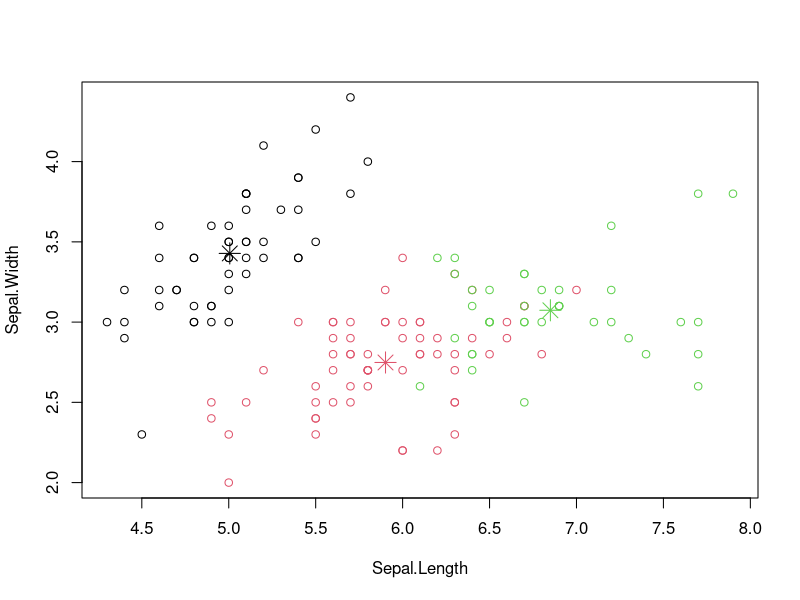
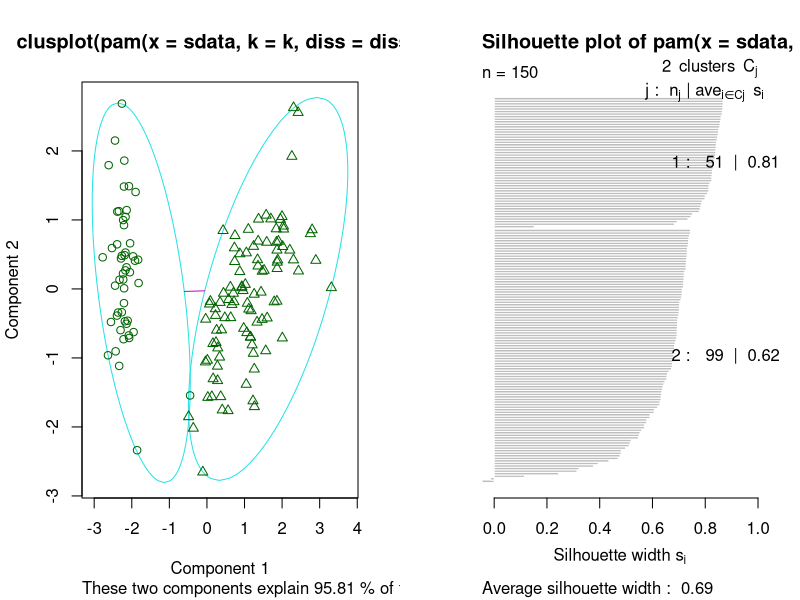
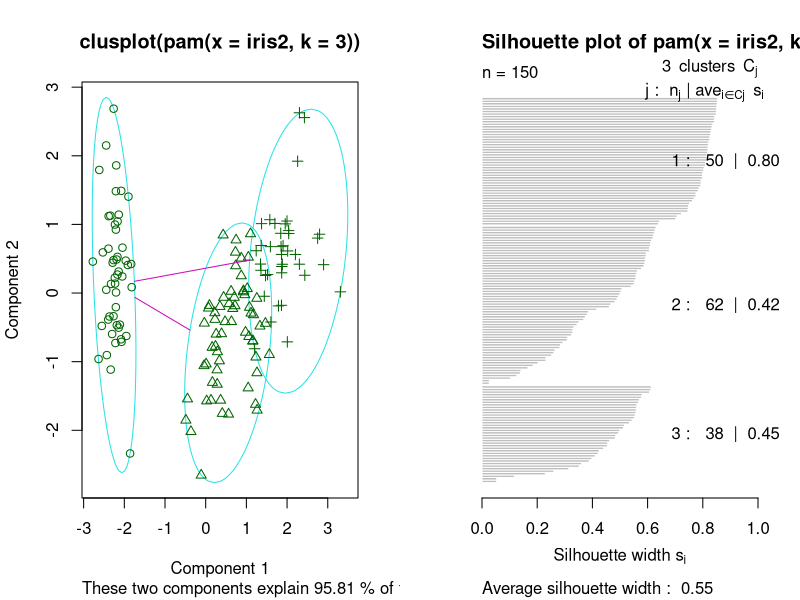
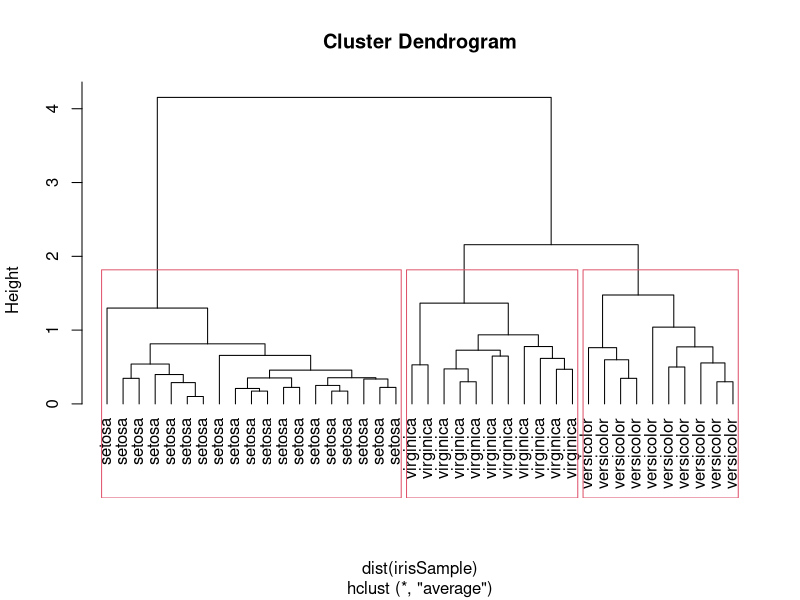
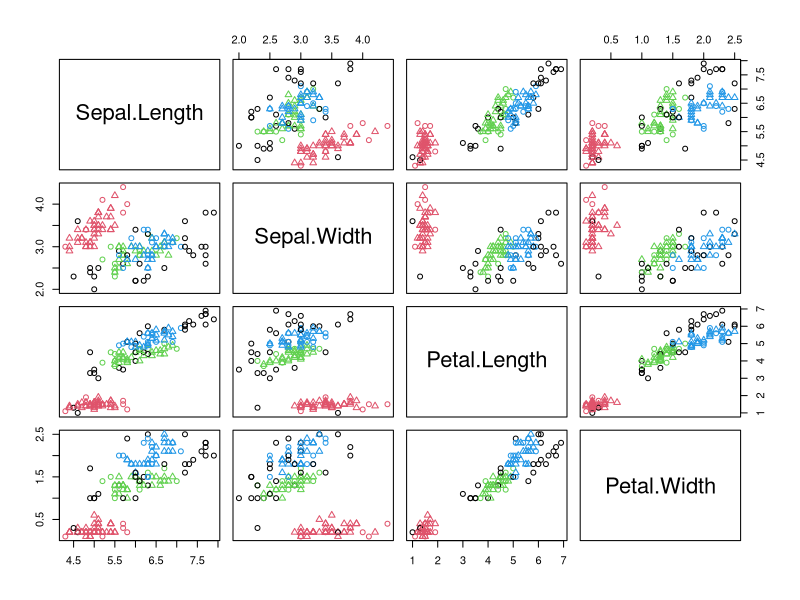
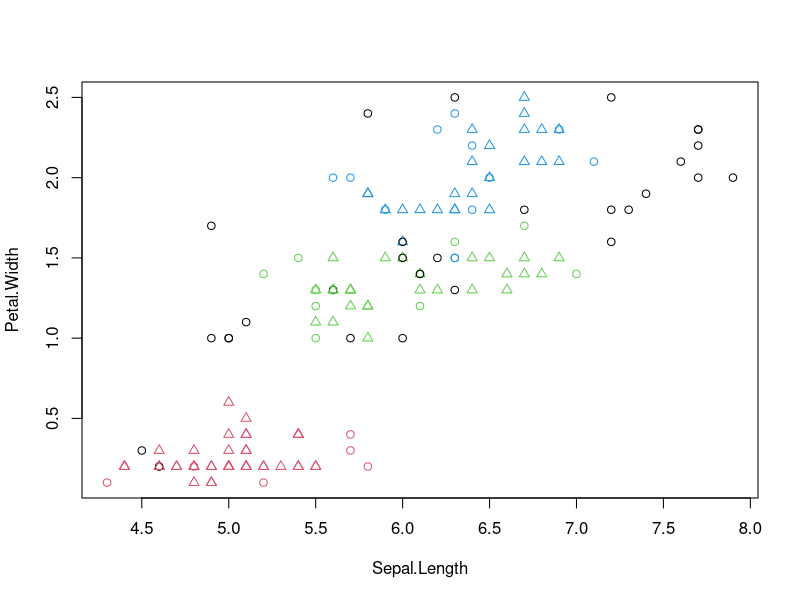
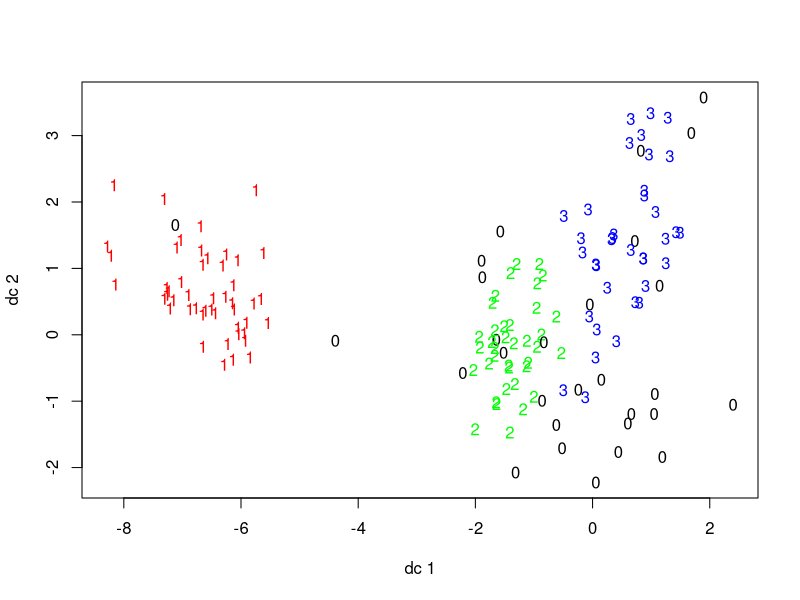
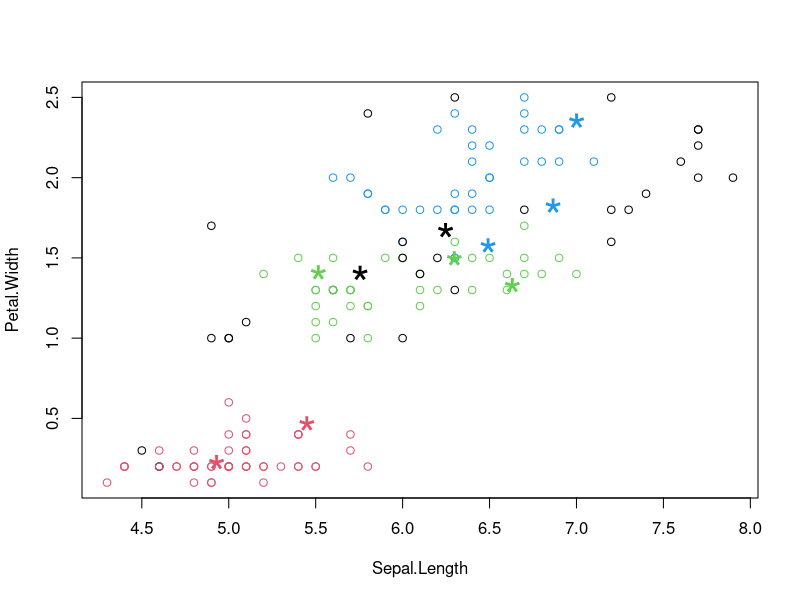

These figures' R source, in order:
### R code from vignette source 'ch-clustering.rnw'

###################################################
### code chunk number 1: ch-clustering.rnw:6-9
###################################################
# free memory
rm(list = ls())
gc()


###################################################
### code chunk number 2: ch-clustering.rnw:18-19
###################################################
set.seed(8953)


###################################################
### code chunk number 3: ch-clustering.rnw:22-25
###################################################
iris2 <- iris
iris2$Species <- NULL
(kmeans.result <- kmeans(iris2, 3)) 


###################################################
### code chunk number 4: ch-clustering.rnw:30-31
###################################################
table(iris$Species, kmeans.result$cluster)


###################################################
### code chunk number 5: ch-clustering.rnw:38-42
###################################################
plot(iris2[c("Sepal.Length", "Sepal.Width")], col = kmeans.result$cluster)
# plot cluster centers
points(kmeans.result$centers[,c("Sepal.Length", "Sepal.Width")], col = 1:3, pch = 8, cex=2)


###################################################
### code chunk number 6: ch-clustering.rnw:62-68
###################################################
library(fpc)
pamk.result <- pamk(iris2)

# number of clusters
pamk.result$nc
# check clustering against actual species
table(pamk.result$pamobject$clustering, iris$Species)


###################################################
### code chunk number 7: ch-clustering.rnw:80-83
###################################################
layout(matrix(c(1,2),1,2)) # 2 graphs per page 
plot(pamk.result$pamobject)
layout(matrix(1)) # change back to one graph per page 


###################################################
### code chunk number 8: ch-clustering.rnw:95-97
###################################################
library("cluster")
pam.result <- pam(iris2, 3)
table(pam.result$clustering, iris$Species)


###################################################
### code chunk number 9: ch-clustering.rnw:108-111
###################################################
layout(matrix(c(1,2),1,2)) # 2 graphs per page 
plot(pam.result)
layout(matrix(1)) # change back to one graph per page 


###################################################
### code chunk number 10: ch-clustering.rnw:131-132
###################################################
set.seed(2835)


###################################################
### code chunk number 11: ch-clustering.rnw:134-138
###################################################
idx <- sample(1:dim(iris)[1], 40)
irisSample <- iris[idx,]
irisSample$Species <- NULL
hc <- hclust(dist(irisSample), method="ave")


###################################################
### code chunk number 12: ch-clustering.rnw:144-148
###################################################
plot(hc, hang = -1, labels=iris$Species[idx])
# cut tree into 3 clusters
rect.hclust(hc, k=3)
groups <- cutree(hc, k=3)


###################################################
### code chunk number 13: ch-clustering.rnw:171-176
###################################################
library(fpc)
iris2 <- iris[-5] # remove class tags
ds <- dbscan(iris2, eps=0.42, MinPts=5)
# compare clusters with original class labels
table(ds$cluster, iris$Species)


###################################################
### code chunk number 14: ch-clustering.rnw:184-185
###################################################
plot(ds, iris2)


###################################################
### code chunk number 15: ch-clustering.rnw:196-197
###################################################
plot(ds, iris2[c(1,4)])


###################################################
### code chunk number 16: ch-clustering.rnw:206-207
###################################################
plotcluster(iris2, ds$cluster)


###################################################
### code chunk number 17: ch-clustering.rnw:217-229
###################################################
# create a new dataset for labeling
set.seed(435) 
idx <- sample(1:nrow(iris), 10)
newData <- iris[idx,-5]
newData <- newData + matrix(runif(10*4, min=0, max=0.2), nrow=10, ncol=4)
# label new data
myPred <- predict(ds, iris2, newData)
# plot result
plot(iris2[c(1,4)], col = 1 + ds$cluster)
points(newData[c(1,4)], pch="*", col=1+myPred, cex=3)
# check cluster labels
table(myPred, iris$Species[idx])
